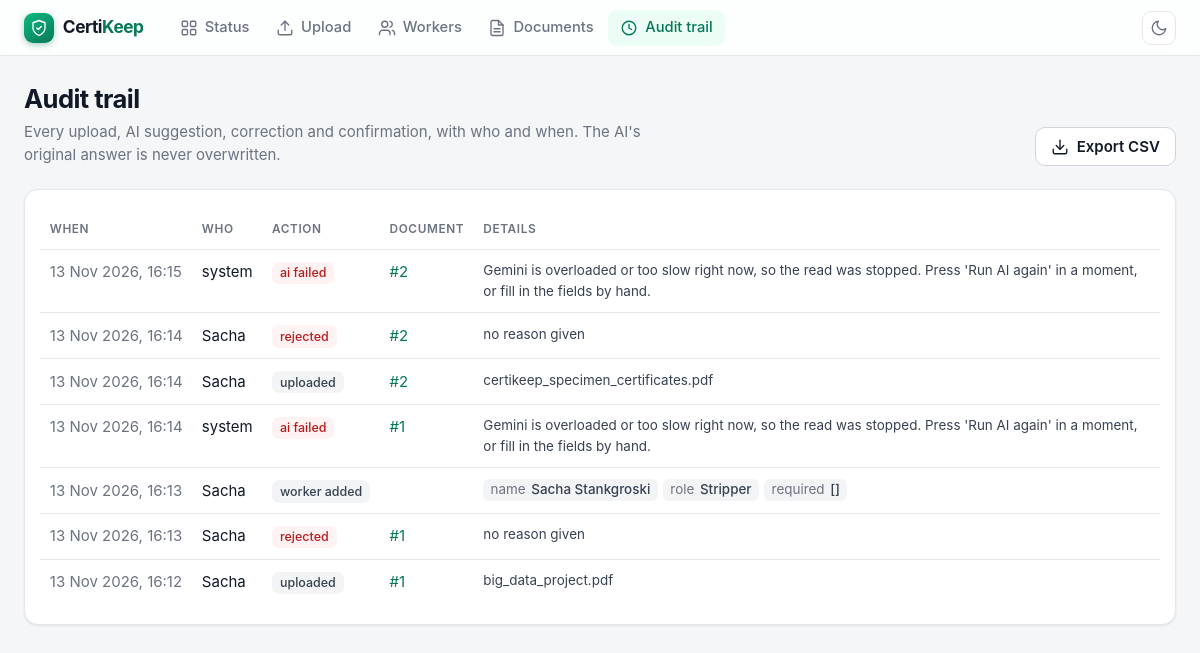
Screenshot of /audit with the database file from the repository.
### tables this page shows
CREATE TABLE audit_log (
    id           INTEGER PRIMARY KEY,
    document_id  INTEGER,
    at           TEXT NOT NULL,
    actor        TEXT NOT NULL,
    action       TEXT NOT NULL,
    detail       TEXT NOT NULL DEFAULT ''
);

### certikeep/__init__.py (the view)
    @app.get("/audit")
    def audit():
        entries = get_db().execute("SELECT * FROM audit_log ORDER BY id DESC LIMIT 500").fetchall()
        return render_template("audit.html", entries=entries)

### certikeep/db.py (called while the page is built)
def get_db() -> sqlite3.Connection:
    if "db" not in g:
        g.db = sqlite3.connect(current_app.config["DATABASE"], timeout=15)
        g.db.row_factory = sqlite3.Row
        g.db.execute("PRAGMA foreign_keys = ON")
    return g.db

### certikeep/icons.py (called while the page is built)
def icon(name: str, cls: str = "") -> Markup:
    return Markup(f'<svg class="ic {cls}" viewBox="0 0 24 24" width="18" height="18" fill="none" '
                  f'stroke="currentColor" stroke-width="1.8" stroke-linecap="round" stroke-linejoin="round" '
                  f'aria-hidden="true">{_ICONS[name]}</svg>')

### certikeep/templates/audit.html (shortened to what this page needs)
{% extends "base.html" %}
{% block content %}
<div class="pagehead">
  <div>
    <h1>Audit trail</h1>
    <p class="sub">Every upload, AI suggestion, correction and confirmation, with who and when. The AI's original answer is never overwritten.</p>
  </div>
  <a class="btn" href="{{ url_for('audit_csv') }}">{{ icon('download') }}Export CSV</a>
</div>
<section class="card">
{% if entries %}
<div class="table-wrap">
<table class="audit">
  <thead><tr><th>When</th><th>Who</th><th>Action</th><th>Document</th><th>Details</th></tr></thead>
  <tbody>
  {% for e in entries %}
    <tr>
      <td class="nowrap muted">{{ e.at|pretty_dt }}</td>
      <td class="nowrap">{{ e.actor }}</td>
      <td><span class="tag a-{{ e.action }}">{{ e.action|replace('_', ' ') }}</span></td>
      <td>{% if e.document_id %}<a href="{{ url_for('review', doc_id=e.document_id) }}">#{{ e.document_id }}</a>{% endif %}</td>
      <td class="detail">
        {% set pairs = e.detail|detail_pairs %}
        {% if pairs %}<dl class="kv">{% for k, v in pairs %}<div><dt>{{ k }}</dt><dd>{{ v }}</dd></div>{% endfor %}</dl>
        {% else %}{{ e.detail }}{% endif %}
      </td>
    </tr>
  {% endfor %}
  </tbody>
</table>
</div>
{% else %}
  <div class="empty">
    <span class="empty-ic">{{ icon('clock') }}</span>
    <p><b>Nothing yet.</b><br><span class="muted">Actions appear here as soon as someone uploads or confirms a certificate.</span></p>
  </div>
{% endif %}
</section>
{% endblock %}

### certikeep/templates/base.html (shortened to what this page needs)
<!doctype html>
<html lang="en">
<head>
  <link rel="stylesheet" href="{{ asset('style.css') }}">
</head>
<body>
<header class="topbar">
  <div class="topbar-in">
    <a class="brand" href="{{ url_for('dashboard') }}"><span class="logo">{{ icon('shield') }}</span>Certi<span>Keep</span></a>
    <nav class="nav" aria-label="Main">
      {% set ep = request.endpoint %}
      <a href="{{ url_for('dashboard') }}" class="{{ 'active' if ep == 'dashboard' }}">{{ icon('grid') }}<span>Status</span></a>
      <a href="{{ url_for('upload') }}" class="{{ 'active' if ep == 'upload' }}">{{ icon('upload') }}<span>Upload</span></a>
      <a href="{{ url_for('workers_page') }}" class="{{ 'active' if ep == 'workers_page' }}">{{ icon('users') }}<span>Workers</span></a>
      <a href="{{ url_for('documents') }}" class="{{ 'active' if ep in ('documents', 'review') }}">{{ icon('file') }}<span>Documents</span></a>
      <a href="{{ url_for('audit') }}" class="{{ 'active' if ep == 'audit' }}">{{ icon('clock') }}<span>Audit trail</span></a>
    </nav>
    <div class="top-right">
      <button type="button" class="iconbtn" id="theme-toggle" aria-label="Switch between light and dark mode" title="Light / dark">
        {{ icon('moon', 'when-light') }}{{ icon('sun', 'when-dark') }}
      </button>
    </div>
  </div>
</header>
<main>
  {% block content %}{% endblock %}
</main>
</body>
</html>

### rows the page displays
audit_log: at|pretty_dt "13 Nov 2026, 16:15", actor "system", action "ai failed", document_id "2", detail "Gemini is overloaded or too slow right now, so the read was stopped. Press 'Run AI again' in a moment, or fill in the fields by hand."
audit_log: at|pretty_dt "13 Nov 2026, 16:14", actor "Sacha", action "rejected", document_id "2", detail "no reason given"
audit_log: at|pretty_dt "13 Nov 2026, 16:14", actor "Sacha", action "uploaded", document_id "2", detail "certikeep_specimen_certificates.pdf"
audit_log: at|pretty_dt "13 Nov 2026, 16:14", actor "system", action "ai failed", document_id "1", detail "Gemini is overloaded or too slow right now, so the read was stopped. Press 'Run AI again' in a moment, or fill in the fields by hand."
audit_log: at|pretty_dt "13 Nov 2026, 16:13", actor "Sacha", action "worker added", pairs "name" "role" "required", pairs "Sacha Stankgroski" "Stripper" "[]"
audit_log: at|pretty_dt "13 Nov 2026, 16:13", actor "Sacha", action "rejected", document_id "1", detail "no reason given"
audit_log: at|pretty_dt "13 Nov 2026, 16:12", actor "Sacha", action "uploaded", document_id "1", detail "big_data_project.pdf"
